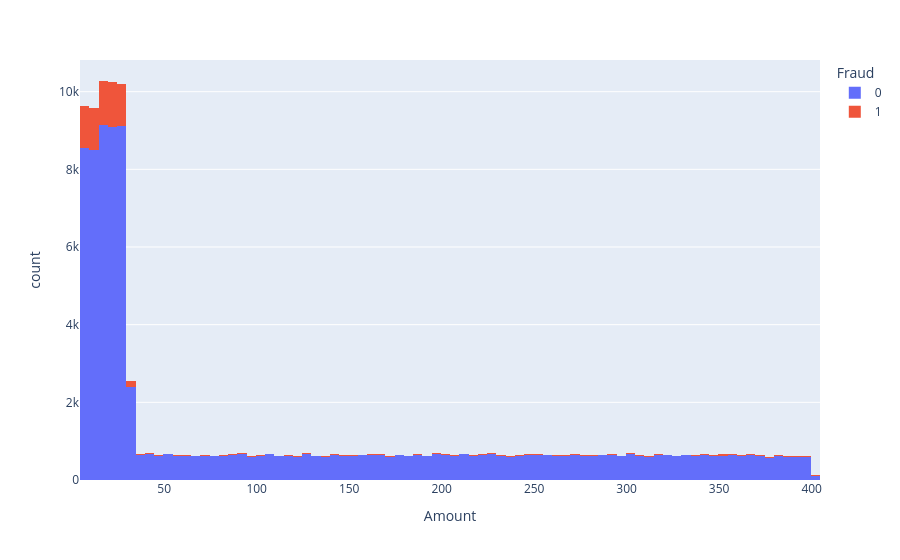

Notebook code for this chart:
### Markdown cell above
2. We now do a scatterplot of transaction amount:
- We see most fraud occurs for purchases < $50. However, we also see a jump in fraudulent transactions around the $350-$400 price range.

### Code cell
df_clean['Fraud'] = df_clean['Fraud'].astype(str)
fig = px.histogram(df_clean, x="Amount", color="Fraud")
fig.show()

### Figure 1 — Plotly figure (JSON) as saved in the notebook; plotly's stock layout.template omitted (floating-point values rounded to 4 significant figures; data arrays with more than 128 entries replaced by an {"elided": "..."} marker saying what was removed)
{"data": [{"bingroup": "x", "hovertemplate": "Fraud=0<br>Amount=%{x}<br>count=%{y}<extra></extra>", "legendgroup": "0", "marker": {"color": "#636efa", "pattern": {"shape": ""}}, "name": "0", "orientation": "v", "showlegend": true, "type": "histogram", "x": {"elided": "92805 float values"}, "xaxis": "x", "yaxis": "y"}, {"bingroup": "x", "hovertemplate": "Fraud=1<br>Amount=%{x}<br>count=%{y}<extra></extra>", "legendgroup": "1", "marker": {"color": "#EF553B", "pattern": {"shape": ""}}, "name": "1", "orientation": "v", "showlegend": true, "type": "histogram", "x": {"elided": "7195 float values"}, "xaxis": "x", "yaxis": "y"}], "layout": {"barmode": "relative", "legend": {"title": {"text": "Fraud"}, "tracegroupgap": 0}, "margin": {"t": 60}, "xaxis": {"anchor": "y", "domain": [0, 1], "title": {"text": "Amount"}}, "yaxis": {"anchor": "x", "domain": [0, 1], "title": {"text": "count"}}}}
